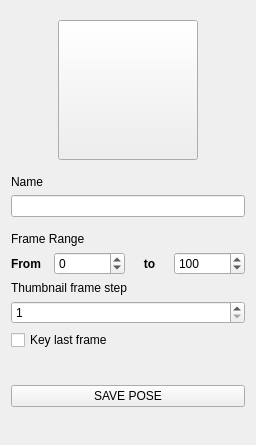
<?xml version="1.0" encoding="UTF-8"?>
<ui version="4.0">
 <class>Form</class>
 <widget class="QWidget" name="Form">
  <property name="geometry">
   <rect>
    <x>0</x>
    <y>0</y>
    <width>256</width>
    <height>445</height>
   </rect>
  </property>
  <property name="windowTitle">
   <string>Form</string>
  </property>
  <property name="styleSheet">
   <string notr="true">QMainWindow{
    color: #b1b1b1;
    background-color: #3c3c3c;
}

QWidget{
            background-color: #444;
            color: white;
}

QScrollArea{
            background-color: #444;
            color: white;
			border: 0px solid #222;
			
}

QListWidget{
            background-color: #444;
            color: white;
			border: 0px solid #222;
			
}

QStatusBar{
    color: white;
}

QMenuBar {
            background-color: #444;
}

QMenuBar::item {
            background-color: #444;
            color: rgb(255,255,255);
}

QMenuBar::item::selected {
            background-color: rgb(30,30,30);
}

QMenu {
            background-color: #3c3c3c;
}

QMenu::item {
            background-color: #3c3c3c;
            color: rgb(255,255,255);
}

QMenu::item::selected {
            background-color: rgb(30,30,30);
}

QDialog
{
    color: #b1b1b1;
    background-color: #3c3c3c;
}

QTabWidget QWidget
{
    background: #444;
}

#page, #page_2, #page_3 {
    background-color: #3c3c3c;
}

QGroupBox {
     color: #628CB2;
     border: 1px solid #222;
     border-radius: 5px;
     margin-top: 1ex; /* leave space at the top for the title */
}

QGroupBox::title {
     subcontrol-origin: margin;
     subcontrol-position: top center; /* position at the top center */
     padding: 0 3px;
     background-color: QLinearGradient( x1: 0, y1: 1, x2: 0, y2: 0, stop: 0 #333, stop: 1 #3c3c3c);
}

QHeaderView::section:vertical
{
    margin-bottom: 4px;
    border: 1px solid;
}

QLineEdit
{
    background-color: QLinearGradient( x1: 0, y1: 0, x2: 0, y2: 1, stop: 0 #4d4d4d, stop: 0 #646464, stop: 1 #5d5d5d);
    padding: 1px;
    border-style: solid;
    border: 1px solid #4D5056;
    border-radius: 5;
    color: #b1b1b1;
}

QPushButton
{
    color: #b1b1b1;
    background-color: QLinearGradient( x1: 0, y1: 0, x2: 0, y2: 1, stop: 0 #565656, stop: 0.1 #525252, stop: 0.5 #4e4e4e, stop: 0.9 #4a4a4a, stop: 1 #464646);
    border-width: 1px;
    border-color: #555555;
    border-style: solid;
    border-radius: 5;
    padding: 3px;
    padding-left: 5px;
    padding-right: 5px;
    outline: 0;
}

QPushButton:pressed
{
    background-color: QLinearGradient( x1: 0, y1: 0, x2: 0, y2: 1, stop: 0 #3d3d3d, stop: 0.1 #3b3b3b, stop: 0.5 #393939, stop: 0.9 #383838, stop: 1 #353535);
}

QComboBox
{
    color: #b1b1b1;
    background-color: QLinearGradient( x1: 0, y1: 0, x2: 0, y2: 1, stop: 0 #565656, stop: 0.1 #525252, stop: 0.5 #4e4e4e, stop: 0.9 #4a4a4a, stop: 1 #464646);
    border: 1px outset #4D5056;
    border-radius: 3px;
    padding: 1px 3px 1px 5px;
    selection-background-color: QLinearGradient( x1: 0, y1: 0, x2: 0, y2: 1, stop: 0 #097ace, stop: 1 #097ace);
    combobox-popup: 1;
}

QComboBox:hover, QPushButton:hover
{
    border: 1px solid QLinearGradient( x1: 0, y1: 0, x2: 0, y2: 1, stop: 0 #333 , stop: 1 #333);
}

QComboBox:on
{
    background-color: QLinearGradient( x1: 0, y1: 0, x2: 0, y2: 1, stop: 0 #2d2d2d, stop: 0.1 #2b2b2b, stop: 0.5 #292929, stop: 0.9 #282828, stop: 1 #252525);
}

QComboBox:!editable:on, QComboBox::drop-down:editable:on {
    background: QLinearGradient( x1: 0, y1: 0, x2: 0, y2: 1, stop: 0 #2d2d2d, stop: 0.1 #2b2b2b, stop: 0.5 #292929, stop: 0.9 #282828, stop: 1 #252525);
}

QComboBox::drop-down
{
     subcontrol-origin: padding;
     subcontrol-position: top right;
     border-left-width: 0px;
     border-left-color: black;
     border-left-style: inset;
     border-top-right-radius: 3px; /* same radius as the QComboBox */
     border-bottom-right-radius: 3px;
}

QComboBox::down-arrow {
     image: url(./icons/arrow.png);
}

QComboBox QAbstractItemView {
    selection-background-color: lightgray;
    background-color: #3c3c3c;
    border: 1px outset #3c3c3c;
}

QLabel
{
    color: #b1b1b1;
}

QSplitter::handle:vertical
{
    background: qlineargradient(x1:0, y1:0, x2:0, y2:1, stop:0 #494949, stop:1 #6f6f6f);
    height: 2px;
}

QSplitter::handle:horizontal
{
    background: qlineargradient(x1:0, y1:0, x2:1, y2:0, stop:0 #494949, stop:1 #6f6f6f);
    width: 2px;
}

QToolBox {
    background: #444;
}

QToolBox QScrollArea&gt;QWidget&gt;QWidget
{
    background: #444;
}

QToolBox::tab {
   background: qlineargradient(x1: 0, y1: 0, x2: 0, y2: 1, stop: 0 #E1E1E1, stop: 0.4 #DDDDDD, stop: 0.5 #D8D8D8, stop: 1.0 #D3D3D3);
   color: darkgray;
}

QToolBox::tab:selected {
    color: black;
}

QTabWidget::pane { /* The tab widget frame */
    border: 1px solid #333;
    background-color: #3c3c3c;
}

QTabBar::tab {
    background: #3a3a3a;
    border: 1px solid #222;
    border-bottom-color: #444; /* same as the pane color */
    min-width: 8ex;
    border-top-left-radius: 2px;
    border-top-right-radius: 2px;
    padding: 3px;
}


QTabBar::tab:selected, QTabBar::tab:hover {
    background: #444;
    border-bottom-color: #444; /* same as the pane color */
    color: white;
}

QTabBar::tab:!selected {
    margin-top: 2px; /* make non-selected tabs look smaller */
}

QPlainTextEdit {
    background-color: #111;
}</string>
  </property>
  <layout class="QVBoxLayout" name="verticalLayout">
   <item>
    <widget class="QWidget" name="widget" native="true">
     <layout class="QHBoxLayout" name="horizontalLayout">
      <item>
       <widget class="QPushButton" name="pushButton">
        <property name="minimumSize">
         <size>
          <width>140</width>
          <height>140</height>
         </size>
        </property>
        <property name="maximumSize">
         <size>
          <width>140</width>
          <height>140</height>
         </size>
        </property>
        <property name="text">
         <string/>
        </property>
        <property name="icon">
         <iconset>
          <normaloff>../icons/photo.png</normaloff>../icons/photo.png</iconset>
        </property>
        <property name="iconSize">
         <size>
          <width>130</width>
          <height>130</height>
         </size>
        </property>
       </widget>
      </item>
     </layout>
    </widget>
   </item>
   <item>
    <widget class="QLabel" name="label">
     <property name="enabled">
      <bool>true</bool>
     </property>
     <property name="text">
      <string>Name</string>
     </property>
     <property name="scaledContents">
      <bool>false</bool>
     </property>
    </widget>
   </item>
   <item>
    <widget class="QLineEdit" name="nameLineEdit"/>
   </item>
   <item>
    <widget class="QWidget" name="frameRangeWidget" native="true">
     <layout class="QGridLayout" name="gridLayout">
      <property name="leftMargin">
       <number>0</number>
      </property>
      <property name="topMargin">
       <number>9</number>
      </property>
      <property name="rightMargin">
       <number>0</number>
      </property>
      <item row="1" column="0">
       <widget class="QLabel" name="label_3">
        <property name="font">
         <font>
          <weight>75</weight>
          <bold>true</bold>
         </font>
        </property>
        <property name="text">
         <string>From</string>
        </property>
       </widget>
      </item>
      <item row="1" column="1">
       <widget class="QSpinBox" name="fromRangeSpinBox">
        <property name="minimum">
         <number>-10000000</number>
        </property>
        <property name="maximum">
         <number>10000000</number>
        </property>
       </widget>
      </item>
      <item row="1" column="2">
       <widget class="QLabel" name="label_7">
        <property name="font">
         <font>
          <weight>75</weight>
          <bold>true</bold>
         </font>
        </property>
        <property name="text">
         <string>to</string>
        </property>
        <property name="alignment">
         <set>Qt::AlignCenter</set>
        </property>
       </widget>
      </item>
      <item row="0" column="0" colspan="3">
       <widget class="QLabel" name="label_2">
        <property name="text">
         <string>Frame Range</string>
        </property>
       </widget>
      </item>
      <item row="1" column="3">
       <widget class="QSpinBox" name="toRangeSpinBox">
        <property name="minimum">
         <number>-10000000</number>
        </property>
        <property name="maximum">
         <number>10000000</number>
        </property>
        <property name="value">
         <number>100</number>
        </property>
       </widget>
      </item>
      <item row="3" column="0" colspan="4">
       <widget class="QSpinBox" name="spinBox">
        <property name="minimum">
         <number>1</number>
        </property>
        <property name="maximum">
         <number>100</number>
        </property>
       </widget>
      </item>
      <item row="2" column="0" colspan="4">
       <widget class="QLabel" name="label_4">
        <property name="text">
         <string>Thumbnail frame step</string>
        </property>
       </widget>
      </item>
      <item row="4" column="0" colspan="4">
       <widget class="QCheckBox" name="keyLastCheckBox">
        <property name="text">
         <string>Key last frame</string>
        </property>
       </widget>
      </item>
     </layout>
    </widget>
   </item>
   <item>
    <widget class="QLabel" name="contentLabel">
     <property name="text">
      <string/>
     </property>
    </widget>
   </item>
   <item>
    <widget class="QPushButton" name="applyPushButton">
     <property name="text">
      <string>SAVE POSE</string>
     </property>
    </widget>
   </item>
   <item>
    <spacer name="verticalSpacer">
     <property name="orientation">
      <enum>Qt::Vertical</enum>
     </property>
     <property name="sizeHint" stdset="0">
      <size>
       <width>20</width>
       <height>114</height>
      </size>
     </property>
    </spacer>
   </item>
  </layout>
 </widget>
 <resources/>
 <connections/>
</ui>
